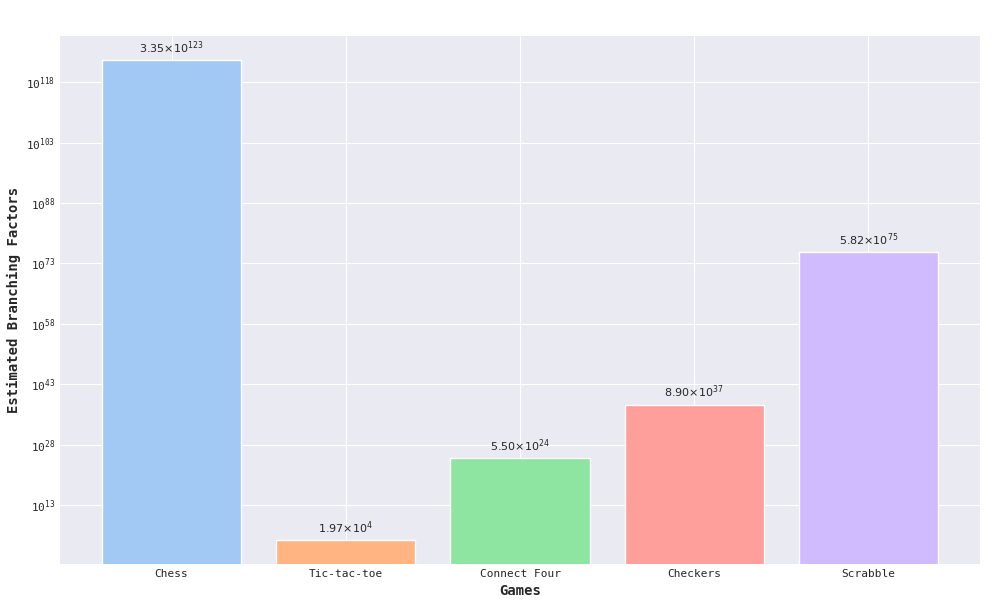

Reproduce this figure in Python.
"""
James Parkington
3/28/2023

Common Games: Estimated Branching Factors
Visualizes the estimated branching factors for various games using a bar chart.
"""

import matplotlib.pyplot as plt
import numpy             as np
import seaborn           as sns

plt.style.use('seaborn-darkgrid')
plt.figure(figsize = (10, 6))

# Prepare the data
games             = ["Chess", "Tic-tac-toe", "Connect Four", "Checkers", "Scrabble"]
branching_factors = [3.353e123, 19683, 5.5e24, 8.9e37, 5.82e75]
colors            = sns.color_palette('pastel')

# Create the bar chart
bars = plt.bar(games, branching_factors, color = colors[:5], edgecolor = 'white')

plt.xlabel("Games", fontweight = 'bold')
plt.ylabel("Estimated Branching Factors", fontweight = 'bold')

# Customize the plot appearance
ax = plt.gca()
ax.spines[:].set_visible(False)
ax.tick_params(axis = 'both', which = 'major', labelsize = 8)
ax.set_yscale("log")

# Add annotations to the top of each bar
for bar, bf in zip(bars, branching_factors):
    height   = bar.get_height()
    exponent = int(np.floor(np.log10(bf)))
    base     = bf / (10 ** exponent)
    ax.annotate(f'${base:.2f} × 10^{{{exponent}}}$',
                xy         = (bar.get_x() + bar.get_width() / 2, height),
                xytext     = (0, 3),
                textcoords = "offset points",
                ha         = 'center', 
                va         = 'bottom',
                fontsize   = 8,
                fontweight = 'bold',
                fontfamily = 'DejaVu Sans Mono')

# Update the font family for all text elements
font_updates = [ax.title, ax.xaxis.label, ax.yaxis.label] + \
               ax.get_xticklabels() + ax.get_yticklabels()
for i in font_updates:
    i.set_fontfamily('DejaVu Sans Mono')

# Crop the final output to remove whitespace
plt.subplots_adjust(left = 0.06, right = 0.98, top = 0.94, bottom = 0.06)

plt.show()
